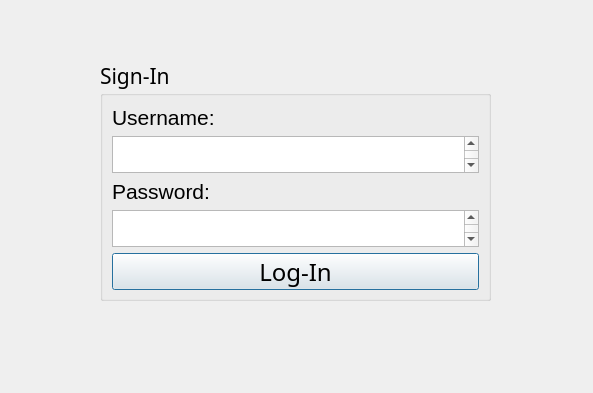
<?xml version="1.0" encoding="UTF-8"?>
<ui version="4.0">
 <class>feedtwo</class>
 <widget class="QDialog" name="feedtwo">
  <property name="geometry">
   <rect>
    <x>0</x>
    <y>0</y>
    <width>593</width>
    <height>393</height>
   </rect>
  </property>
  <property name="windowTitle">
   <string>Dialog</string>
  </property>
  <widget class="QGroupBox" name="groupBox">
   <property name="geometry">
    <rect>
     <x>100</x>
     <y>60</y>
     <width>391</width>
     <height>241</height>
    </rect>
   </property>
   <property name="font">
    <font>
     <family>MingLiU-ExtB</family>
     <pointsize>16</pointsize>
    </font>
   </property>
   <property name="title">
    <string>Sign-In</string>
   </property>
   <layout class="QVBoxLayout" name="verticalLayout">
    <item>
     <widget class="QLabel" name="label">
      <property name="font">
       <font>
        <family>Microsoft YaHei UI</family>
        <pointsize>16</pointsize>
       </font>
      </property>
      <property name="text">
       <string>Username:</string>
      </property>
     </widget>
    </item>
    <item>
     <widget class="QPlainTextEdit" name="plainTextEdit"/>
    </item>
    <item>
     <widget class="QLabel" name="label_2">
      <property name="font">
       <font>
        <family>Microsoft YaHei UI</family>
        <pointsize>16</pointsize>
       </font>
      </property>
      <property name="text">
       <string>Password:</string>
      </property>
     </widget>
    </item>
    <item>
     <widget class="QPlainTextEdit" name="plainTextEdit_2"/>
    </item>
    <item>
     <widget class="QPushButton" name="login_button">
      <property name="font">
       <font>
        <family>Microsoft Tai Le</family>
        <pointsize>18</pointsize>
       </font>
      </property>
      <property name="text">
       <string>Log-In</string>
      </property>
     </widget>
    </item>
   </layout>
  </widget>
 </widget>
 <resources/>
 <connections/>
</ui>
